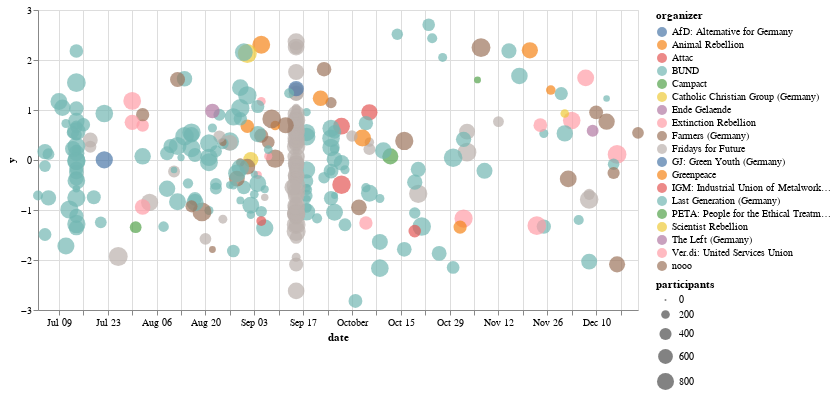

Source (notebook cell):
### Code cell
import pandas as pd
import numpy as np
import altair as alt

df = pd.DataFrame(events)
df["organizer"] = df["organizers"].apply(lambda x: x[0] if x else "nooo")
df["y"] = np.random.normal(loc=0, scale=1, size=len(df))
df["participants"] = np.random.randint(100, 1000, size=len(df))
df.head()

alt.Chart(df).mark_circle().encode(
    x="date:T",  # T: temporal
    y="y:Q",  # Q: quantitative
    color="organizer:N",  # N: nominal
    size="participants:Q",  # Quantitative size encoding
).properties(width=600, height=300)

### Figure 1 — Vega-Lite specification as saved in the notebook (floating-point values rounded to 4 significant figures; data arrays with more than 128 entries replaced by an {"elided": "..."} marker saying what was removed)
{"config": {"view": {"continuousWidth": 300, "continuousHeight": 300}}, "data": {"name": "data-fa2e7b690f2a70e8457a02674c26d7ce"}, "mark": {"type": "circle"}, "encoding": {"color": {"field": "organizer", "type": "nominal"}, "size": {"field": "participants", "type": "quantitative"}, "x": {"field": "date", "type": "temporal"}, "y": {"field": "y", "type": "quantitative"}}, "height": 300, "width": 600, "$schema": "https://vega.github.io/schema/vega-lite/v5.17.0.json", "datasets": {"data-fa2e7b690f2a70e8457a02674c26d7ce": {"elided": "310 records"}}}
